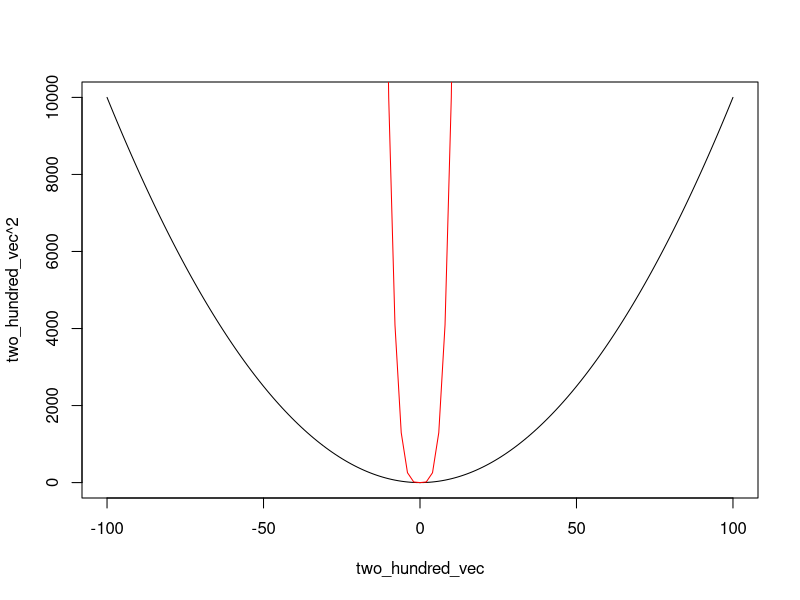

Here is the R script that generated this plot:
# 1. Evaluate the following expressions: 
# (a) 492 −542 42+632
# (b) a2 for a = 1,2,...,10
# 2. Create plots for different powers of x:
# (a) Create a vector, x, which goes from -100 up to 100. 
# (b) Create a new plot showing y = x2.
# (c) Add a red line to the existing plot showing y = x4.

#ex 1a evaluate
(49^2 - 542) / (42 + 63^2)

#ex 1b evaluate square numbers 1 to 10
square_numbers <- c(1:10)^2
square_numbers

#ex 2(a) Create a vector, x, which goes from -100 up to 100. 
two_hundred_vec <- c(-100:100)
two_hundred_vec

# 2(b) Create a new plot showing y = x2.
plot(x=two_hundred_vec,y=two_hundred_vec^2,type='l')
curve (x^4,add=TRUE,col='red')